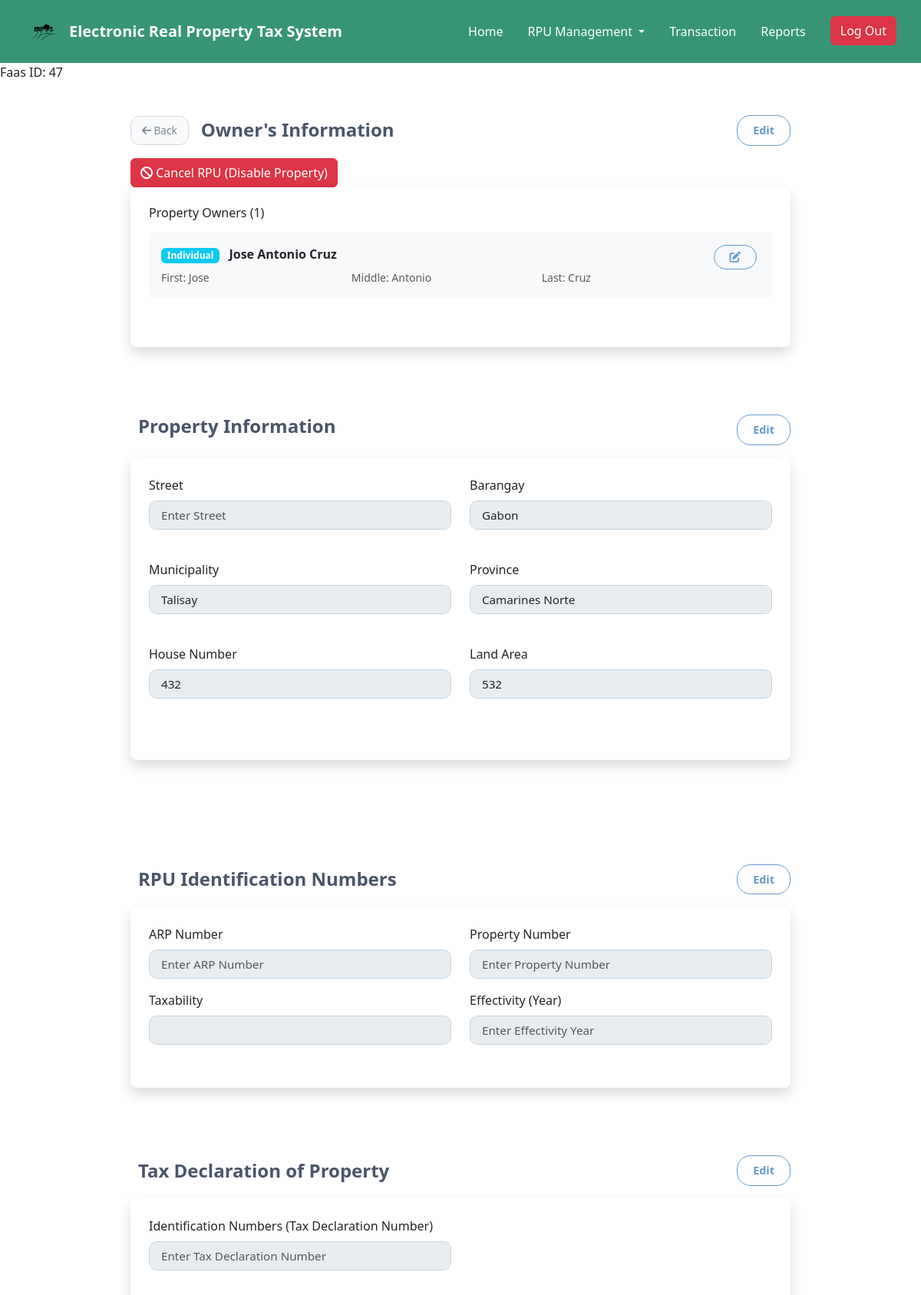
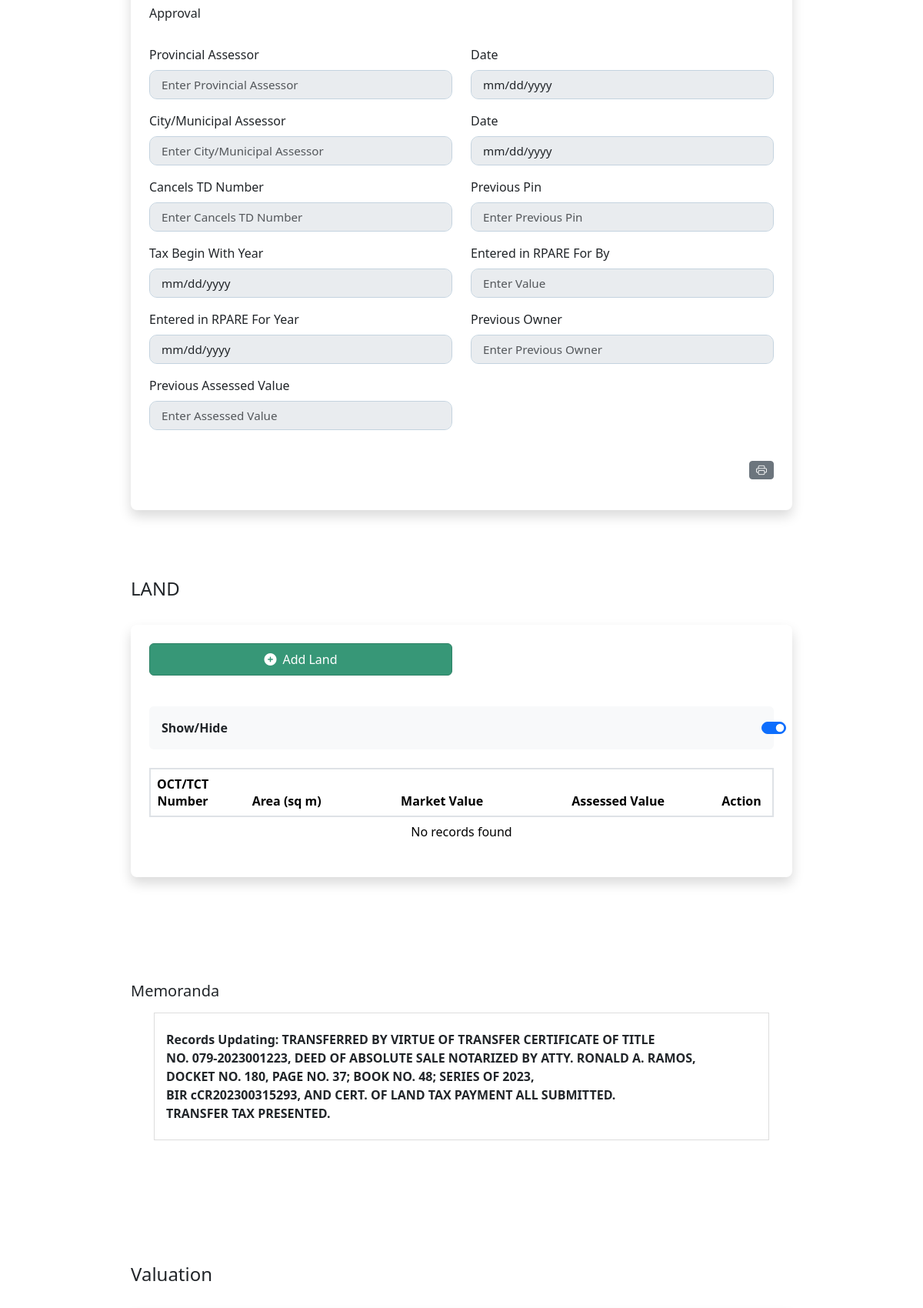
Screenshot of /Municipal/FAAS.php?id=162 (signed in, upper part) with the database file from the repository (2 pictures, top to bottom).
### tables this page shows
CREATE TABLE `faas` (
  `faas_id` int(50) NOT NULL,
  `pro_id` int(50) DEFAULT NULL,
  `rpu_idno` int(20) DEFAULT NULL
);

CREATE TABLE `owners_tb` (
  `own_id` int(30) NOT NULL,
  `own_fname` varchar(20) NOT NULL,
  `own_mname` varchar(20) NOT NULL,
  `own_surname` varchar(20) NOT NULL,
  `owner_type` enum('individual','company') DEFAULT 'individual',
  `company_name` varchar(100) DEFAULT NULL,
  `created_by` int(11) DEFAULT NULL,
  `updated_by` int(11) DEFAULT NULL,
  `created_at_owner` timestamp NOT NULL DEFAULT current_timestamp(),
  `updated_at_owner` timestamp NOT NULL DEFAULT current_timestamp() ON UPDATE current_timestamp(),
  `date_birth` date DEFAULT NULL,
  `tin_no` int(20) NOT NULL,
  `house_no` varchar(20) NOT NULL,
  `street` varchar(30) NOT NULL,
  `barangay` varchar(30) NOT NULL,
  `district` varchar(20) NOT NULL,
  `city` varchar(20) NOT NULL,
  `province` varchar(20) NOT NULL,
  `own_info` varchar(70) NOT NULL
);

CREATE TABLE `p_info` (
  `p_id` int(50) NOT NULL,
  `house_no` int(10) NOT NULL,
  `block_no` int(10) NOT NULL,
  `province` varchar(30) NOT NULL,
  `city` varchar(30) NOT NULL,
  `district` varchar(30) NOT NULL,
  `barangay` varchar(30) NOT NULL,
  `street` varchar(50) NOT NULL,
  `house_tag_no` int(10) NOT NULL,
  `land_area` int(50) NOT NULL,
  `desc_land` varchar(50) NOT NULL,
  `documents` varchar(30) NOT NULL,
  `created_at` timestamp NOT NULL DEFAULT current_timestamp(),
  `updated_at` timestamp NOT NULL DEFAULT current_timestamp() ON UPDATE current_timestamp(),
  `is_active` tinyint(1) NOT NULL DEFAULT 1,
  `disabled_at` datetime DEFAULT NULL,
  `disabled_by` int(11) DEFAULT NULL
);

### Municipal/FAAS.php (the view, shortened to what the rows shown need)
<?php
$conn = Database::getInstance();
$property_id = $_GET['id'] ?? null;
$is_active = 1;
if ($property_id) {
  $stmt = $conn->prepare("SELECT is_active FROM p_info WHERE p_id = ?");
  $stmt->bind_param("i", $property_id);
  $stmt->execute();
  $is_active = $stmt->get_result()->fetch_assoc()['is_active'] ?? 1;
}
$disableButton = ($is_active == 0) ? 'disabled' : '';
function fetchProperty($conn, $p_id)
{
  $sql = "
    SELECT
      p.p_id,
      p.house_no,
      p.block_no,
      p.province,
      p.city,
      p.district,
      p.barangay,
      p.street,
      p.house_tag_no,
      p.land_area,
      p.desc_land,
      p.documents,
      p.created_at,
      p.updated_at,
      p.is_active,
      p.disabled_at,
      p.disabled_by
    FROM p_info p
    WHERE p.p_id = ?
  ";
  $stmt = $conn->prepare($sql);
  $stmt->bind_param("i", $p_id);
  $stmt->execute();
  return $stmt->get_result()->fetch_assoc();
}
function fetchOwnersWithDetails($conn, $property_id)
{
  $sql = "
        SELECT
            o.own_id,
            o.own_fname AS first_name,
            o.own_mname AS middle_name,
            o.own_surname AS last_name,
            COALESCE(o.owner_type, 'individual') as owner_type,
            o.company_name,
            CASE
                WHEN COALESCE(o.owner_type, 'individual') = 'company' THEN
                    COALESCE(o.company_name, 'Unnamed Company')
                ELSE CONCAT(
                    TRIM(COALESCE(o.own_fname, '')),
                    CASE WHEN o.own_mname IS NOT NULL AND TRIM(o.own_mname) != ''
                         THEN CONCAT(' ', TRIM(o.own_mname))
                         ELSE '' END,
                    CASE WHEN o.own_surname IS NOT NULL AND TRIM(o.own_surname) != ''
                         THEN CONCAT(' ', TRIM(o.own_surname))
                         ELSE '' END
                )
            END AS display_name
        FROM propertyowner po
        JOIN owners_tb o ON po.owner_id = o.own_id
        WHERE po.property_id = ?
        ORDER BY
            o.owner_type DESC,
            CASE WHEN o.owner_type = 'company' THEN o.company_name ELSE o.own_surname END,
            o.own_fname
    ";
  $stmt = $conn->prepare($sql);
  $stmt->bind_param("i", $property_id);
  $stmt->execute();
  $result = $stmt->get_result();
  return $result ? $result->fetch_all(MYSQLI_ASSOC) : [];
}
function fetchPropertyOwnerIDs($conn, $property_id) {
    $stmt = $conn->prepare("SELECT owner_id FROM propertyowner WHERE property_id = ?");
    $stmt->bind_param("i", $property_id);
    $stmt->execute();
    $result = $stmt->get_result();
    return array_column($result->fetch_all(MYSQLI_ASSOC), 'owner_id');
}
function fetchFaasInfo($conn, $property_id)
{
  $stmt = $conn->prepare("SELECT faas_id FROM faas WHERE pro_id = ?");
  $stmt->bind_param("i", $property_id);
  $stmt->execute();
  return $stmt->get_result()->fetch_assoc();
}
$faas_info = fetchFaasInfo($conn, $property_id);
if ($faas_info) {
  $faas_id = $faas_info['faas_id'];
  echo "<div id='faas-id'>Faas ID: " . htmlspecialchars($faas_id) . "</div>";
}
$property = null;
$owners_details = [];
if (isset($_GET['id']) && !empty($_GET['id'])) {
  $property_id = intval($_GET['id']);
  $property = fetchProperty($conn, $property_id);
  $faas_info = fetchFaasInfo($conn, $property_id);
  if ($faas_info) {
    $owner_ids = fetchPropertyOwnerIDs($conn, $property_id);
    if (!empty($owner_ids)) {
      $owners_details = fetchOwnersWithDetails($conn, $property_id);
    }
  }
}
?>
<!doctype html>
<html lang="en">
<head>
  <link rel="stylesheet" href="https://cdnjs.cloudflare.com/ajax/libs/font-awesome/5.15.4/css/all.min.css">
  <link rel="stylesheet" href="https://cdn.jsdelivr.net/npm/bootstrap@4.1.3/dist/css/bootstrap.min.css"
>
  <link href="https://cdn.jsdelivr.net/npm/bootstrap@5.3.2/dist/css/bootstrap.min.css" rel="stylesheet">
  <link href="https://cdn.jsdelivr.net/npm/bootstrap@5.3.0-alpha1/dist/css/bootstrap.min.css" rel="stylesheet"
>
  <link rel="stylesheet" href="https://cdnjs.cloudflare.com/ajax/libs/font-awesome/6.0.0/css/all.min.css">
  <link href="https://cdn.jsdelivr.net/npm/bootstrap@5.3.0/dist/css/bootstrap.min.css" rel="stylesheet">
  <link href="https://cdn.jsdelivr.net/npm/bootstrap-icons@1.11.3/font/bootstrap-icons.css" rel="stylesheet">
  <link href="https://cdn.jsdelivr.net/npm/bootstrap@5.3.3/dist/css/bootstrap.min.css" rel="stylesheet">
  <link rel="stylesheet" href="https://cdnjs.cloudflare.com/ajax/libs/font-awesome/6.4.0/css/all.min.css">
  <link rel="stylesheet" href="../main_layout.css">
  <link rel="stylesheet" href="FAAS.css">
  <link rel="stylesheet" href="header.css">
</head>
<body>
  <section class="container mt-4" id="owner-info-section">
    <div class="card border-0 shadow p-4 rounded-3">
      <div id="owner-info" class="row">
        <?php if (empty($owners_details)): ?>
          <div class="col-md-12 mb-4">
            <div class="alert alert-warning" role="alert">
              <i class="fas fa-exclamation-triangle me-2"></i>
              No owner assigned to this property
            </div>
          </div>
        <?php else: ?>
          <div class="col-md-12 mb-4">
            <?php foreach ($owners_details as $index => $owner): ?>
              <div class="owner-item mb-3 p-3 bg-light rounded">
                <div class="d-flex justify-content-between align-items-start">
                  <div class="owner-details flex-grow-1">
                    <?php if (($owner['owner_type'] ?? 'individual') === 'company'): ?>
                      <div class="mb-2">
                        <span class="badge bg-primary me-2">Company</span>
                        <strong><?= htmlspecialchars($owner['display_name']) ?></strong>
                      </div>
                      <?php if (!empty($owner['first_name']) || !empty($owner['last_name'])): ?>
                        <div class="text-muted small">
                          Contact:
                          <?= htmlspecialchars(trim($owner['first_name'] . ' ' . $owner['middle_name'] . ' ' . $owner['last_name'])) ?>
                        </div>
                      <?php endif; ?>
                    <?php else: ?>
                      <div class="mb-2">
                        <span class="badge bg-info me-2">Individual</span>
                        <strong><?= htmlspecialchars($owner['display_name']) ?></strong>
                      </div>
                      <div class="row text-muted small">
                        <div class="col-md-4">First: <?= htmlspecialchars($owner['first_name']) ?></div>
                        <div class="col-md-4">Middle: <?= htmlspecialchars($owner['middle_name']) ?></div>
                        <div class="col-md-4">Last: <?= htmlspecialchars($owner['last_name']) ?></div>
                      </div>
                    <?php endif; ?>
                  </div>
                  <div class="owner-actions">
                    <button type="button" class="btn btn-sm btn-outline-primary me-1"
                      onclick="editOwner(<?= $owner['own_id'] ?>)" <?= $disableButton ?>>
                      <i class="fas fa-edit"></i>
                    </button>
                  </div>
                </div>
              </div>
            <?php endforeach; ?>
          </div>
        <?php endif; ?>
      </div>
    </div>
  </section>
  <section class="container my-5" id="property-info-section">
    <div class="card border-0 shadow p-4 rounded-3">
      <form id="property-info">
        <div class="row">
          <div class="col-md-6 mb-4">
            <div class="mb-3">
              <label for="street" class="form-label">Street</label>
              <input type="text" class="form-control" id="street"
                value="<?php echo isset($property['street']) ? htmlspecialchars($property['street']) : ''; ?>"
                placeholder="Enter Street" disabled>
            </div>
          </div>
          <div class="col-md-6 mb-4">
            <div class="mb-3">
              <label for="barangay" class="form-label">Barangay</label>
              <input type="text" class="form-control" id="barangay"
                value="<?php echo isset($property['barangay']) ? htmlspecialchars($property['barangay']) : ''; ?>"
                placeholder="Enter Barangay" disabled>
            </div>
          </div>
          <div class="col-md-6 mb-4">
            <div class="mb-3">
              <label for="municipality" class="form-label">Municipality</label>
              <input type="text" class="form-control" id="municipality"
                value="<?php echo isset($property['city']) ? htmlspecialchars($property['city']) : ''; ?>"
                placeholder="Enter Municipality" disabled>
            </div>
          </div>
          <div class="col-md-6 mb-4">
            <div class="mb-3">
              <label for="province" class="form-label">Province</label>
              <input type="text" class="form-control" id="province"
                value="<?php echo isset($property['province']) ? htmlspecialchars($property['province']) : ''; ?>"
                placeholder="Enter Province" disabled>
            </div>
          </div>
          <div class="col-md-6 mb-4">
            <div class="mb-3">
              <label for="houseNumber" class="form-label">House Number</label>
              <input type="text" class="form-control" id="houseNumber"
                value="<?php echo isset($property['house_no']) ? htmlspecialchars($property['house_no']) : ''; ?>"
                placeholder="Enter House Number" disabled>
            </div>
          </div>
          <div class="col-md-6 mb-4">
            <div class="mb-3">
              <label for="landArea" class="form-label">Land Area</label>
              <input type="text" class="form-control" id="landArea"
                value="<?php echo isset($property['land_area']) ? htmlspecialchars($property['land_area']) : ''; ?>"
                placeholder="Enter Land Area" disabled>
            </div>
          </div>
        </div>
      </form>
    </div>
  </section>
  <div class="carousel-item active">
    <section class="container my-5" id="land-section">
      <div class="card border-0 shadow p-4 rounded-3">
        <div class="table-responsive" id="landTableContainer">
          <table class="table table-borderless text-center">
            <thead class="border-bottom border-2">
              <tr class="border-bottom border-2">
                <th class="bold" style="width: 10%;">OCT/TCT Number</th>
                <th class="bold">Area (sq m)</th>
                <th class="bold">Market Value</th>
                <th class="bold">Assessed Value</th>
                <th class="bold" style="width: 10%;">Action</th>
              </tr>
            </thead>
          </table>
        </div>
      </div>
    </section>
  </div>
</body>
</html>

### rows the page displays
faas: faas_id "47"
owners_tb: display_name "Jose Antonio Cruz", own_fname "Jose", own_mname "Antonio", own_surname "Cruz"
p_info: barangay "Gabon", city "Talisay", province "Camarines Norte", house_no "432", land_area "532"

### other values shown
count($owners_details) "1"
